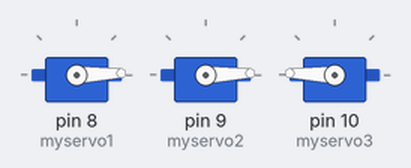
Simulated run of this sketch. Board: Arduino Uno, built with avr-gcc and run on an emulated ATmega328P. Shown: 3 × servo.

Above: at 0.05 s.
At 0.45 s:
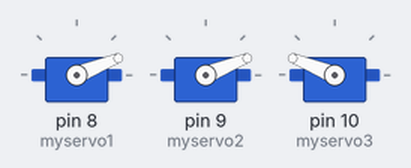
At 0.9 s:
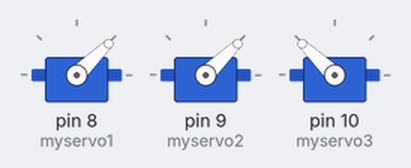
At 1.8 s:
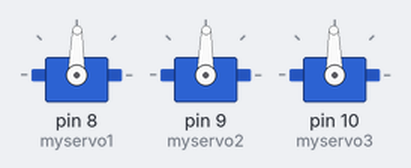
At 2.7 s:
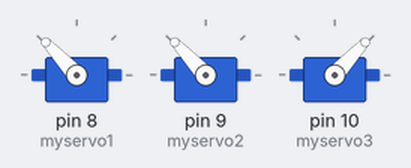
At 3.6 s:
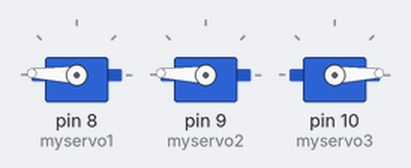
Timing chart, 0 to 8.4 s (numbered marks = the images above):
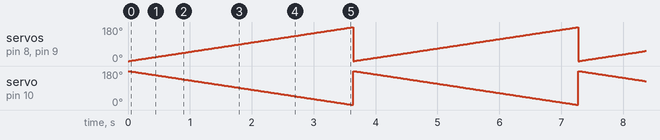

Measured:
- by itself, servo on pin 8 (myservo1), servo on pin 9 (myservo2): ramps from 0° to 179° and jumps back, once every 3.6 s
- by itself, servo on pin 10 (myservo3): ramps from 180° to 1° and jumps back, once every 3.6 s

The sketch:

_1111.ino
```cpp
#include <Servo.h>

Servo myservo1;
Servo myservo2;
Servo myservo3;
int potpin1=0;
int potpin2=1;
int potpin3=2;
void setup() {
  // put your setup code here, to run once:
  pinMode(potpin1,INPUT);
  pinMode(potpin2,INPUT);
  pinMode(potpin3,INPUT);
   myservo1.attach(8);
   myservo2.attach(9);
   myservo3.attach(10);
   Serial.begin(9600);


}

void loop() {
  for(int i=0;i<180;i++)
  { myservo1.write(i);
 myservo2.write(i);
 myservo3.write(180-i);
 delay(20);

  }}
```
